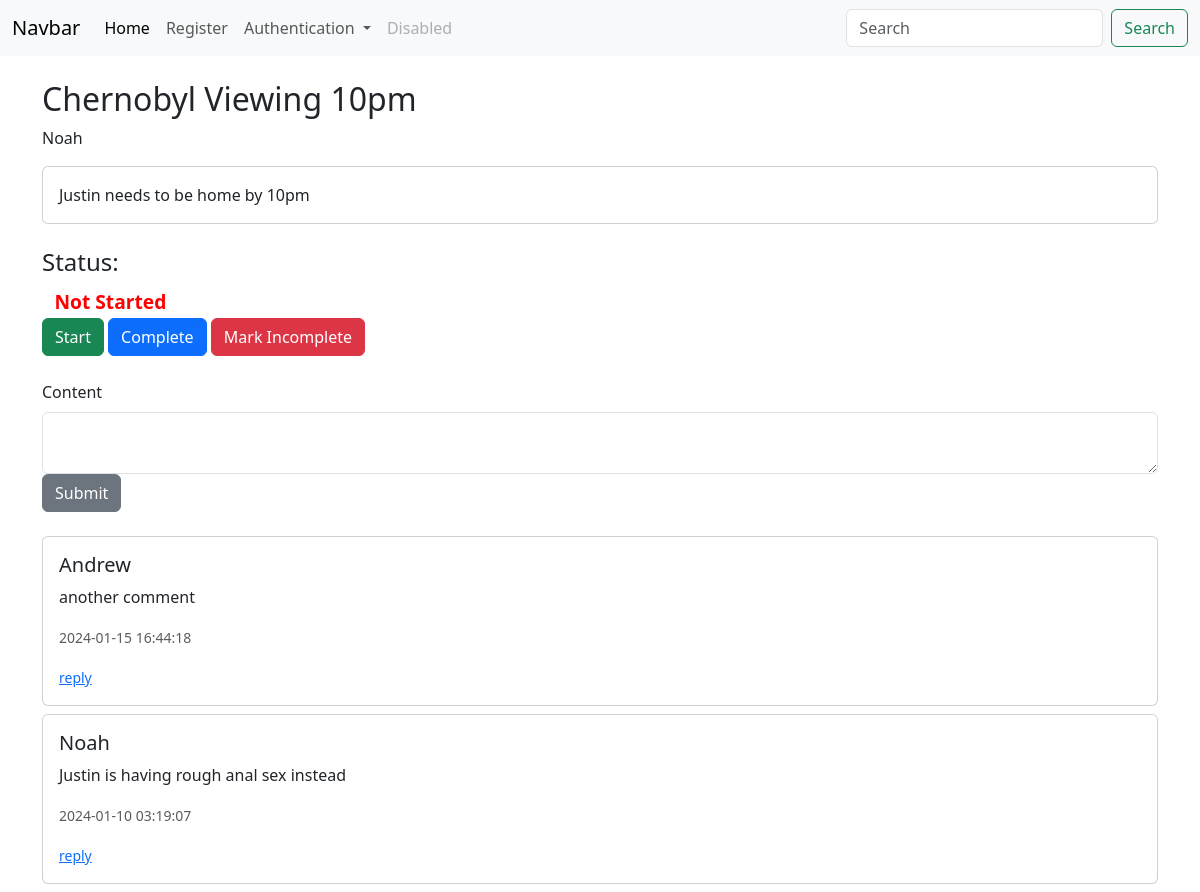
/group_task/3 (signed in), run on the app's committed database.
### app/models/models.py (models this page shows, shortened)
class GroupTasks(db.Model): # TODO reference other users, and each user can see their tasks
    id = db.Column(db.Integer, primary_key=True)
    poster_id = db.Column(db.Integer, db.ForeignKey('users.id'))
    title = db.Column(db.String(55))
    content = db.Column(db.Text)
    due_date = db.Column(db.DateTime, default=datetime.utcnow)
    date_posted = db.Column(db.DateTime, default=datetime.utcnow)
    status = db.Column(db.Integer, default = 0)
    tally = db.Column(db.Integer, default = 0)

class Users(db.Model, UserMixin):
    id = db.Column(db.Integer, primary_key=True)
    key = db.Column(db.String(20), nullable=False)
    username = db.Column(db.String(20), nullable=False, unique=True)
    name = db.Column(db.String(40), nullable=False)
    date_added = db.Column(db.DateTime, default=datetime.utcnow)
    password_hash = db.Column(db.String(128))
    @property
    def password(self):
        raise AttributeError('password is not a readable attribute!')

class GroupTasksComments(db.Model):
    id = db.Column(db.Integer, primary_key=True, autoincrement=True)
    task_id = db.Column(db.Integer, db.ForeignKey('group_tasks.id'))
    parent_id = db.Column(db.Integer, db.ForeignKey('group_tasks_comments.id'), nullable=True, default = 0) # null by default
    poster_id = db.Column(db.Integer, db.ForeignKey('users.id'))
    content = db.Column(db.String(1000), nullable=False)
    date_posted = db.Column(db.DateTime, default=datetime.utcnow)
    last_updated = db.Column(db.DateTime, default=datetime.utcnow)
    tally = db.Column(db.Integer, default = 0)

### app/dash/routes.py (the view, shortened to what this page needs)
@dash_bp.route("/group_task/<int:id>", methods=['GET', 'POST'])
@login_required
def group_task(id):
    comment_form = GroupTaskCommentForm()
    if comment_form.validate_on_submit():
        return paul.post_task_comment_and_redirect(comment_form, id)
    comments = paul.get_task_comments(id)
    task = paul.get_task(id)
    name = paul.get_poster_name(task.poster_id)
    comment_form.content.data = '' # not entirely neccessary, paul handles this
    return render_template("group_task.html", id=id, comments = comments, task = task, name=name, comment_form=comment_form, get_name = paul.get_poster_name)

### app/forms.py
class GroupTaskCommentForm(FlaskForm):
    content = CKEditorField('Content', validators=[DataRequired()])
    submit = SubmitField("Submit")

class SearchForm(FlaskForm):
    searched = StringField("Searched", validators=[DataRequired()])
    submit = SubmitField("Submit")

### app/DataInterface/group.py (called while the page is built)
    def get_task_comments(self, id):
        task = GroupTasks.query.get_or_404(id)
        comments = []
        get_comments = GroupTasksComments.query.filter_by(parent_id=0, task_id = id).order_by(GroupTasksComments.date_posted).all()
        for i in get_comments:
            comments.append(i)
        return comments[::-1]

    def get_poster_name(self, poster_id ):
        return Users.query.filter_by(id = poster_id).first().name

    def get_task(self, id):
        return GroupTasks.query.get_or_404(id)

### run.py (called while the page is built)
@app.context_processor
def base():
    search_form = SearchForm()
    return dict(search_form=search_form)

### app/templates/group_task.html (shortened to what this page needs)
{% extends 'base.html' %}
{% block content %}
<div class="container mt-4">
    <h2>{{ task.title }}</h2>
    <p>{{ name }}</p>
    <div class="card mb-4">
        <div class="card-body">
            <p class="card-text" style="max-width: 800px; word-wrap: break-word;">{{ task.content }}</p>
        </div>
    </div>
    <div class="status mb-4">
        <h4>Status:</h4>
        {% if task.status == 0 %}
            <span class="badge badge-warning" style="font-size: larger; color: red;">Not Started</span>
        {% elif task.status == 1 %}
            <span class="badge badge-info" style="font-size: larger; color: orange;">In Progress</span>
        {% elif task.status == 2 %}
            <span class="badge badge-success" style="font-size: larger; color: green;">Completed</span>
        {% endif %}
        <form method="POST" class="mb-4">
            <button type="submit" name="start" value="1" class="btn btn-success">Start</button>
            <button type="submit" name="complete" value="2" class="btn btn-primary">Complete</button>
            <button type="submit" name="incomplete" value="0" class="btn btn-danger">Mark Incomplete</button>
        </form>
    </div>
    <form method="POST" class="mb-4">
        <div class="form-group">
            {{ comment_form.content.label(class="form-label") }}
            {{ comment_form.content(class="form-control") }}
        </div>
        {{ comment_form.submit(class="btn btn-secondary") }}
    </form>
    <div class="comments">
        {% for comment in comments %}
            <div class="card mb-2">
                <div class="card-body">
                    <h5 class="card-title">{{ get_name(comment.poster_id) }}</h5>
                    <p class="card-text">{{ comment.content }}</p>
                    <p class="card-text"><small class="text-muted">{{ comment.date_posted.strftime('%Y-%m-%d %H:%M:%S') }}</small></p>
                    <small><a href="{{url_for('dash_bp.comment', id=comment.id)}}">reply</a></small>
                </div>
            </div>
        {% endfor %}
    </div>
</div>
{% endblock %}

### data on the page
GroupTasks: title "Chernobyl Viewing 10pm", content "Justin needs to be home by 10pm"
Users: name "Noah"
GroupTasksComments: content "another comment", date_posted "2024-01-15 16:44:18"
Users: name "Andrew"
GroupTasksComments: content "Justin is having rough anal sex instead", date_posted "2024-01-10 03:19:07"

### other printed values
{{ comment_form.content.label(class="form-label") }} "Content"
